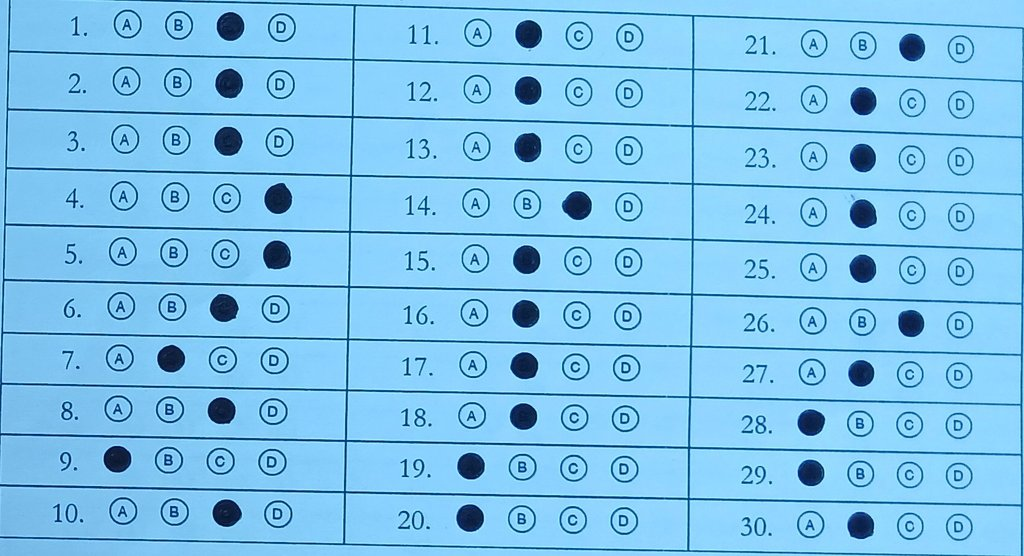
#> input picture data/archive/OMR_Image_Resized/1.jpg, 1024 x 556 px
$ python -i hough_deskew.py   (imports and definitions only)
#> lines starting #> are read from the running program, lines starting #| are printed output that depends on the picture; after the words box and inside, x2 and y2 are one past the last pixel; in counts of white or black regions, pixels touching at a corner belong together
#> further down, picture is the input picture: shape (556, 1024, 3); mean B, G, R 235.3, 194.9, 125.1
"""Alternative / Comparative Deskewing Module: Hough Line Transform
Course: ICE415 Digital Image Processing (KMUTT) - Unit 06 Feature Extraction

This module implements 2D Affine Deskewing via the Probabilistic Hough Line Transform
(Hough, 1962; Duda & Hart, 1972) to serve as a comparative baseline in the Ablation Study:
1. Normal Parameterization of Lines in Polar Coordinates:
   ρ = x · cos(θ) + y · sin(θ)
   where ρ is perpendicular distance from the origin and θ is angle of normal vector.
2. In-Plane Rotation Estimation:
   Detects dominant document grid lines with cv2.HoughLinesP, computes angle of near-horizontal
   segments, and estimates median skew angle θ_skew.
3. 2D Affine Rotation:
   Rotates the canvas using cv2.getRotationMatrix2D and cv2.warpAffine.

NOTE FOR ICE415 ABLATION STUDY:
Hough deskewing only compensates for 1 Degree-of-Freedom (2D in-plane roll θ_z).
It cannot correct 3D out-of-plane perspective pitch and yaw (keystoning/trapezoid distortion),
which is why 4-point Homography (Step 3) is superior for mobile camera captures.
"""

from typing import Dict, Any, Tuple, Optional, List
import cv2
import numpy as np


def detect_skew_angle_hough(
    image: np.ndarray,
    canny_low: int = 50,
    canny_high: int = 150,
    hough_threshold: int = 80,
    min_line_length: int = 100,
    max_line_gap: int = 20
) -> Tuple[float, int, np.ndarray]:
    """Estimate in-plane document tilt angle using Probabilistic Hough Transform (cv2.HoughLinesP).

    Args:
        image: Input image (BGR or Grayscale).
        canny_low: Lower Canny threshold.
        canny_high: Upper Canny threshold.
        hough_threshold: Accumulator threshold parameter.
        min_line_length: Minimum line length in pixels.
        max_line_gap: Maximum allowed gap between points on the same line to link them.

    Returns:
        Tuple of:
            - median_skew_angle: Estimated rotation angle in degrees (-45 to +45).
            - lines_detected_count: Total lines detected.
            - line_debug_image: Image with detected line segments drawn.
    """
#> called with canny_low = 50, canny_high = 150, hough_threshold = 80, min_line_length = 100, max_line_gap = 20
    if len(image.shape) == 3:
        gray = cv2.cvtColor(image, cv2.COLOR_BGR2GRAY)
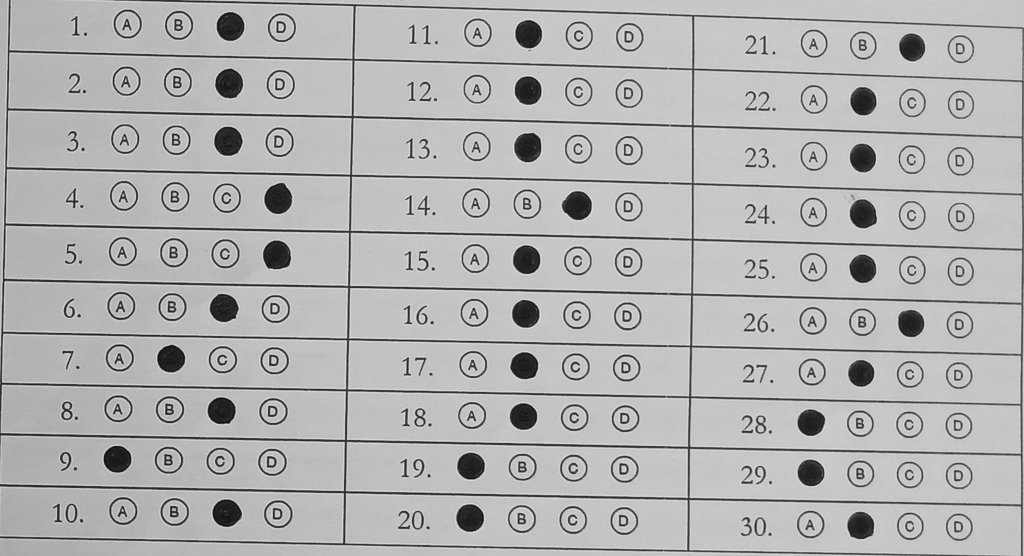
#> gray: shape (556, 1024); min 11, max 228, mean 178.6
        debug_img = image.copy()
    else:
        gray = image.copy()
        debug_img = cv2.cvtColor(gray, cv2.COLOR_GRAY2BGR)

    # Edge detection
    edges = cv2.Canny(gray, canny_low, canny_high, apertureSize=3)
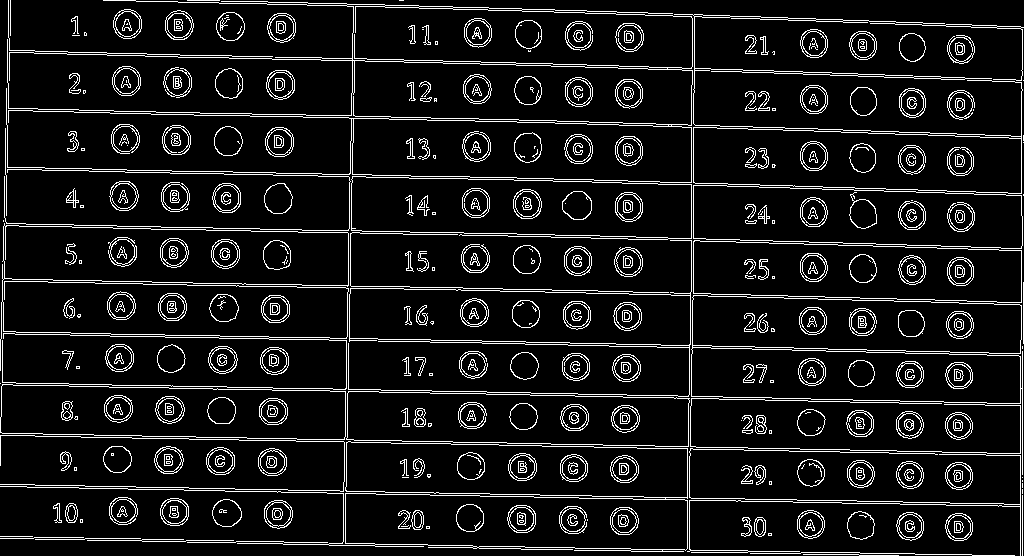
#> edges: shape (556, 1024); 9.3% white in thin lines or dots

    # Probabilistic Hough Line Transform
    lines = cv2.HoughLinesP(
        edges,
        rho=1.0,
        theta=np.pi / 180.0,
        threshold=hough_threshold,
        minLineLength=min_line_length,
        maxLineGap=max_line_gap
    )
#> lines = 98 rows, first 6: [853, 400, 1022, 403], [655, 446, 941, 451], [375, 544, 1022, 555], [745, 499, 1022, 504], [248, 1, 361, 4], [541, 65, 1014, 81]

    if lines is None or len(lines) == 0:
        return 0.0, 0, debug_img

    angles = []
    # Reshape safely to handle both (N, 1, 4) and (N, 4) return shapes across OpenCV versions
    lines_flat = lines.reshape(-1, 4)
#> lines_flat has the same summary as lines
    for x1, y1, x2, y2 in lines_flat:
        x1, y1, x2, y2 = int(x1), int(y1), int(x2), int(y2)
        # Calculate angle of line in degrees
        dx = x2 - x1
        dy = y2 - y1
        if dx == 0:
            continue

        angle_deg = np.degrees(np.arctan2(dy, dx))

        # Consider nearly horizontal lines (angle within [-45, 45])
        if -45.0 <= angle_deg <= 45.0:
            angles.append(angle_deg)
            cv2.line(debug_img, (x1, y1), (x2, y2), (0, 0, 255), 2)
        # Consider nearly vertical lines (angles around 90 or -90)
        elif angle_deg > 45.0:
            vert_skew = angle_deg - 90.0
            angles.append(vert_skew)
            cv2.line(debug_img, (x1, y1), (x2, y2), (255, 0, 0), 2)
        elif angle_deg < -45.0:
            vert_skew = angle_deg + 90.0
            angles.append(vert_skew)
            cv2.line(debug_img, (x1, y1), (x2, y2), (255, 0, 0), 2)
#> this loop made 98 passes
#> (x1, y1, x2, y2, dx, dy, angle_deg, vert_skew) on passes 25, 28, 33, 37, 60, 63, 64, 65, 67, 70, 72, 76: (693, 163, 694, 50, 1, -113, -89.49, 0.507), (347, 336, 353, 6, 6, -330, -88.96, 1.04), (349, 341, 355, 6, 6, -335, -88.97, 1.03), (6, 124, 8, 0, 2, -124, -89.08, 0.924), (689, 517, 693, 232, 4, -285, -89.2, 0.804), (342, 545, 346, 337, 4, -208, -88.9, 1.1), (345, 545, 348, 343, 3, -202, -89.15, 0.851), (1, 313, 4, 211, 3, -102, -88.32, 1.68), (2, 385, 4, 261, 2, -124, -89.08, 0.924), (4, 299, 7, 162, 3, -137, -88.75, 1.25), (619, 481, 627, 23, 8, -458, -89, 1), (408, 323, 413, 25, 5, -298, -89.04, 0.961)
#> (x1, y1, x2, y2, dx, dy, angle_deg) on passes 1 to 6: (853, 400, 1022, 403, 169, 3, 1.02), (655, 446, 941, 451, 286, 5, 1), (375, 544, 1022, 555, 647, 11, 0.974), (745, 499, 1022, 504, 277, 5, 1.03), (248, 1, 361, 4, 113, 3, 1.52), (541, 65, 1014, 81, 473, 16, 1.94)
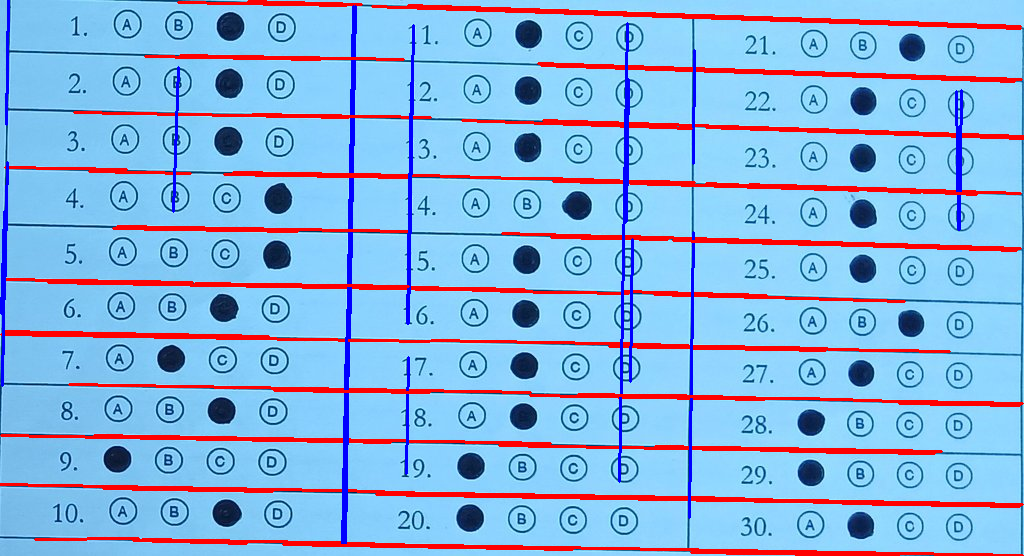
#> debug_img: shape (556, 1024, 3); 9.44% of pixels changed, all inside (x1, y1, x2, y2) = (0, 0, 1024, 556)
#> after the loop, angles = 90 values, max 2.69 at index 88, min -0.83 at index 84, mean 1.17

    if not angles:
        return 0.0, int(len(lines_flat)), debug_img

    # Use median angle to suppress outliers
    median_angle = float(np.median(angles))
#> median_angle = 1

    return median_angle, int(len(lines_flat)), debug_img


def hough_deskew(
    image: np.ndarray,
    canny_low: int = 50,
    canny_high: int = 150,
    hough_threshold: int = 80,
    min_line_length: int = 100,
    max_line_gap: int = 20
) -> Dict[str, Any]:
    """Deskew document using Hough Line Transform and 2D Affine Rotation.

    Args:
        image: BGR or Grayscale input image.
        canny_low: Lower Canny threshold.
        canny_high: Upper Canny threshold.
        hough_threshold: Hough accumulator threshold.
        min_line_length: Min line length in pixels.
        max_line_gap: Max line gap in pixels.

    Returns:
        Dict containing:
            - deskewed_image: Rotated image.
            - skew_angle: Rotation angle in degrees applied.
            - lines_detected: Count of lines found.
            - debug_image: Image with plotted Hough line segments.
            - rotation_matrix: 2x3 affine rotation matrix.
    """
    angle, count, debug_img = detect_skew_angle_hough(
        image,
        canny_low=canny_low,
        canny_high=canny_high,
        hough_threshold=hough_threshold,
        min_line_length=min_line_length,
        max_line_gap=max_line_gap
    )
#> angle = 1; count = 98

    h, w = image.shape[:2]
#> h = 556; w = 1024
    center = (w // 2, h // 2)
#> center = (512, 278)

    # Rotation matrix: angle in degrees (counter-clockwise)
    M = cv2.getRotationMatrix2D(center, angle, scale=1.0)
#> M = [[1, 0.0175, -4.79], [-0.0175, 1, 9.01]]

    # Rotate canvas with white border padding
    deskewed = cv2.warpAffine(
        image,
        M,
        (w, h),
        flags=cv2.INTER_LINEAR,
        borderMode=cv2.BORDER_CONSTANT,
        borderValue=(255, 255, 255) if len(image.shape) == 3 else 255
    )
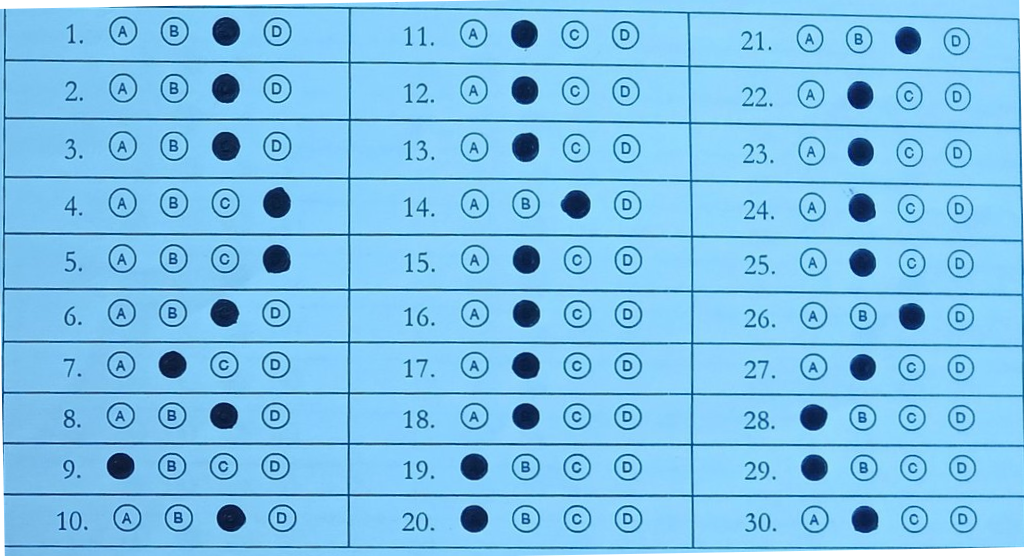
#> deskewed: shape (556, 1024, 3); mean B, G, R 235.4, 195.4, 126.4

    return {
        "deskewed_image": deskewed,
        "skew_angle": round(angle, 3),
        "lines_detected": count,
        "debug_image": debug_img,
        "rotation_matrix": M
    }

>>> import cv2
>>> picture = cv2.imread('../data/archive/OMR_Image_Resized/1.jpg')
>>> result = hough_deskew(picture)
#> result = 5 items

$ run again, on data/archive/OMR_Image_Resized/100.jpg
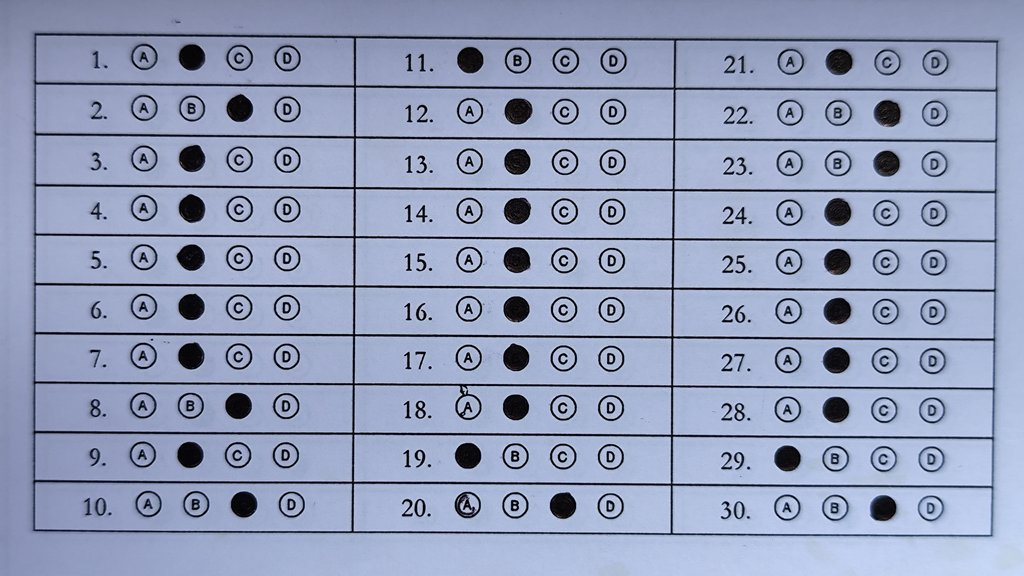
#> input picture data/archive/OMR_Image_Resized/100.jpg, 1024 x 576 px
#> picture is the input picture: shape (576, 1024, 3); mean B, G, R 187, 157.5, 146.8
#> in detect_skew_angle_hough, `edges = cv2.Canny(gray, canny_low, canny_high, apertureSize=3)`:
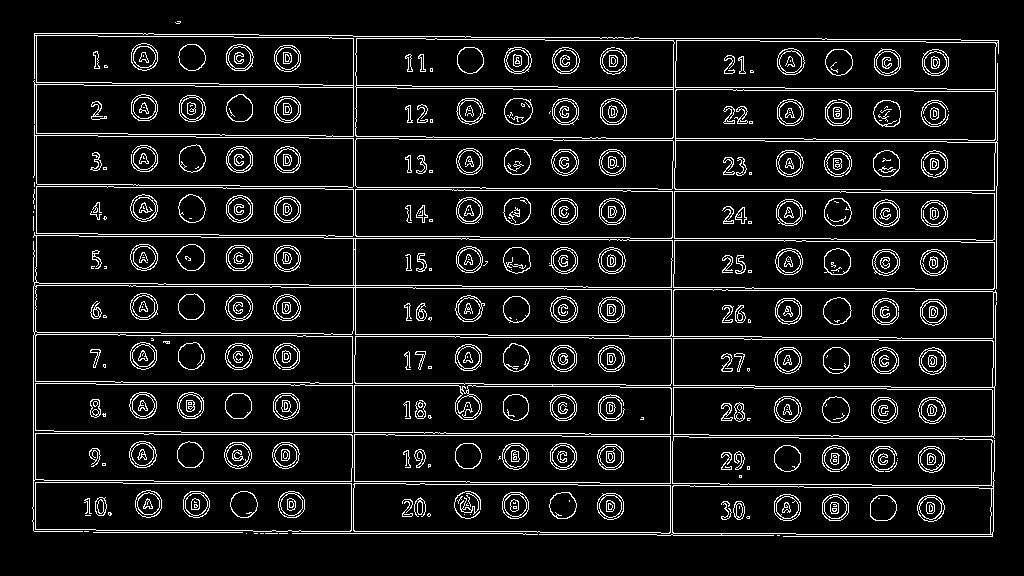
#> edges: shape (576, 1024); 8.6% white in thin lines or dots, all inside (x1, y1, x2, y2) = (32, 21, 999, 537)
#> lines = 121 rows, first 6: [796, 534, 992, 534], [96, 384, 304, 384], [720, 484, 871, 484], [246, 533, 525, 533], [123, 483, 424, 483], [585, 434, 708, 434]
#> lines_flat has the same summary as lines
#> the loop in detect_skew_angle_hough, `for x1, y1, x2, y2 in lines_flat:` made 121 passes
#> (x1, y1, x2, y2, dx, dy, angle_deg, vert_skew) on passes 32, 59, 103, 104: (990, 536, 993, 331, 3, -205, -89.16, 0.838), (669, 485, 671, 365, 2, -120, -89.05, 0.955), (934, 325, 938, 151, 4, -174, -88.68, 1.32), (674, 213, 676, 90, 2, -123, -89.07, 0.932)
#> after the loop in detect_skew_angle_hough, `for x1, y1, x2, y2 in lines_flat:`:
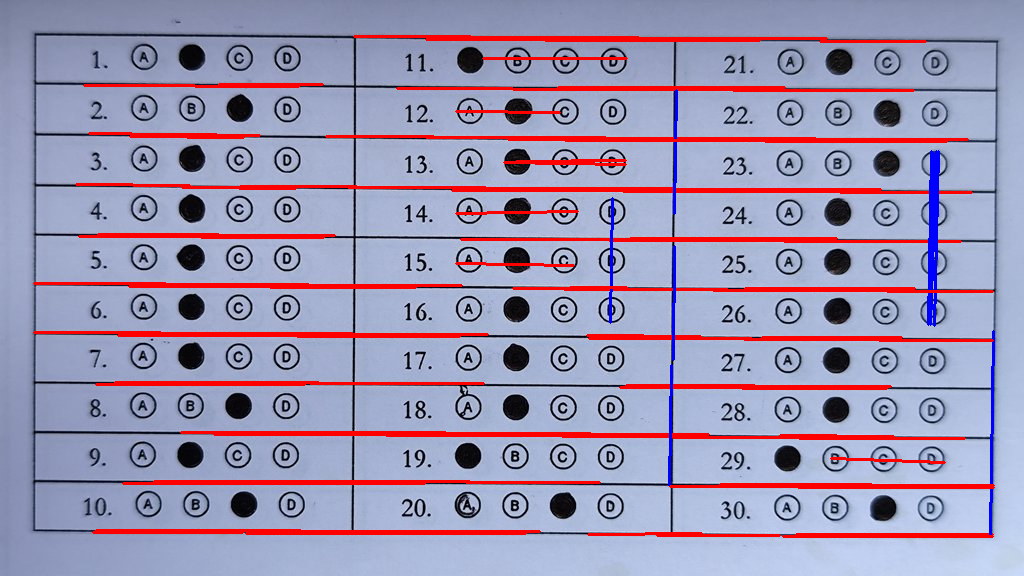
#> debug_img: shape (576, 1024, 3); 7.49% of pixels changed, all inside (x1, y1, x2, y2) = (33, 35, 995, 538)
#> after the loop in detect_skew_angle_hough, `for x1, y1, x2, y2 in lines_flat:`: angles = 106 values, max 2.03 at index 75, min -0.947 at index 91, mean 0.143
#> median_angle = 0

$ run again, on data/archive/OMR_Image_Resized/101.jpg
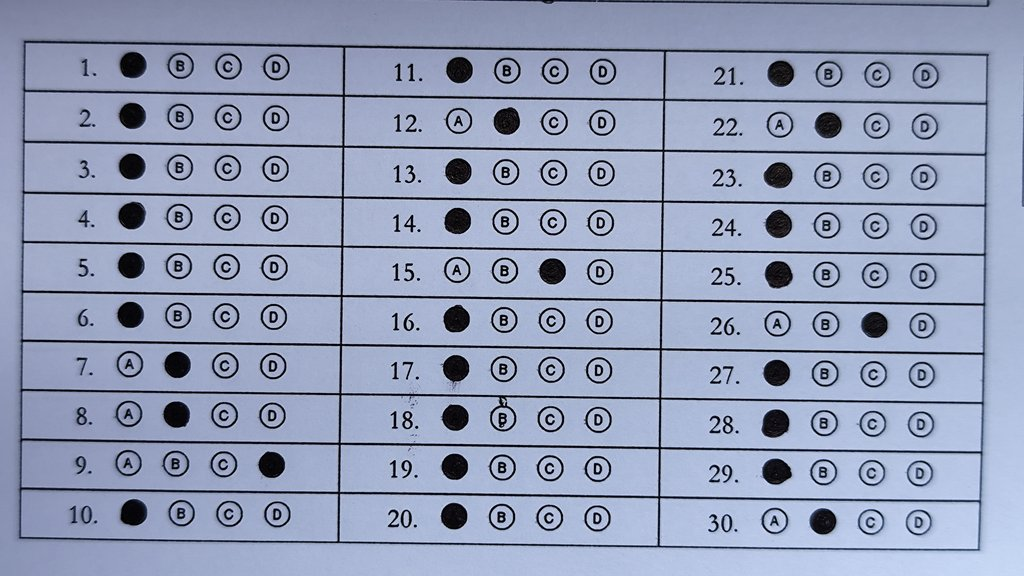
#> input picture data/archive/OMR_Image_Resized/101.jpg, 1024 x 576 px
#> picture is the input picture: shape (576, 1024, 3); mean B, G, R 184.6, 157.2, 146.9
#> in detect_skew_angle_hough, `edges = cv2.Canny(gray, canny_low, canny_high, apertureSize=3)`:
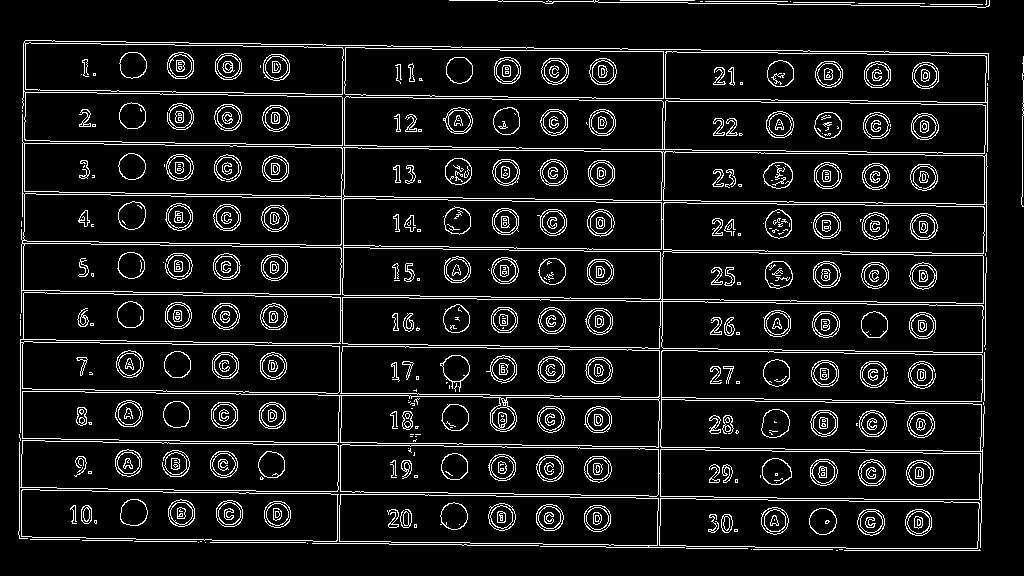
#> edges: shape (576, 1024); 8.9% white in thin lines or dots
#> lines = 108 rows, first 6: [735, 351, 984, 355], [19, 536, 256, 540], [734, 203, 904, 205], [203, 143, 431, 146], [25, 40, 237, 43], [335, 245, 563, 248]
#> lines_flat has the same summary as lines
#> the loop in detect_skew_angle_hough, `for x1, y1, x2, y2 in lines_flat:` made 108 passes
#> (x1, y1, x2, y2, dx, dy, angle_deg, vert_skew) on passes 27, 30, 37, 38, 39, 44, 47, 48: (982, 483, 985, 314, 3, -169, -88.98, 1.02), (658, 464, 659, 351, 1, -113, -89.49, 0.507), (983, 281, 986, 102, 3, -179, -89.04, 0.96), (337, 518, 340, 290, 3, -228, -89.25, 0.754), (986, 206, 988, 53, 2, -153, -89.25, 0.749), (22, 290, 24, 172, 2, -118, -89.03, 0.971), (661, 382, 665, 149, 4, -233, -89.02, 0.984), (20, 365, 22, 240, 2, -125, -89.08, 0.917)
#> in hough_deskew, `deskewed = cv2.warpAffine( image, M, (w, h), flags=cv2.INTER_LINEAR, b..`:
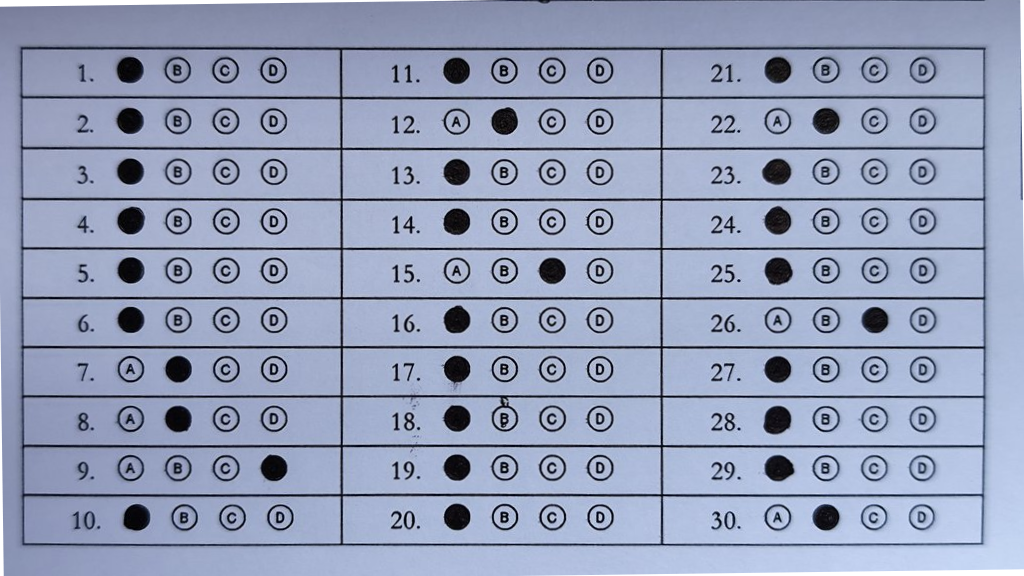
#> deskewed: shape (576, 1024, 3); mean B, G, R 185.3, 158.1, 147.9
